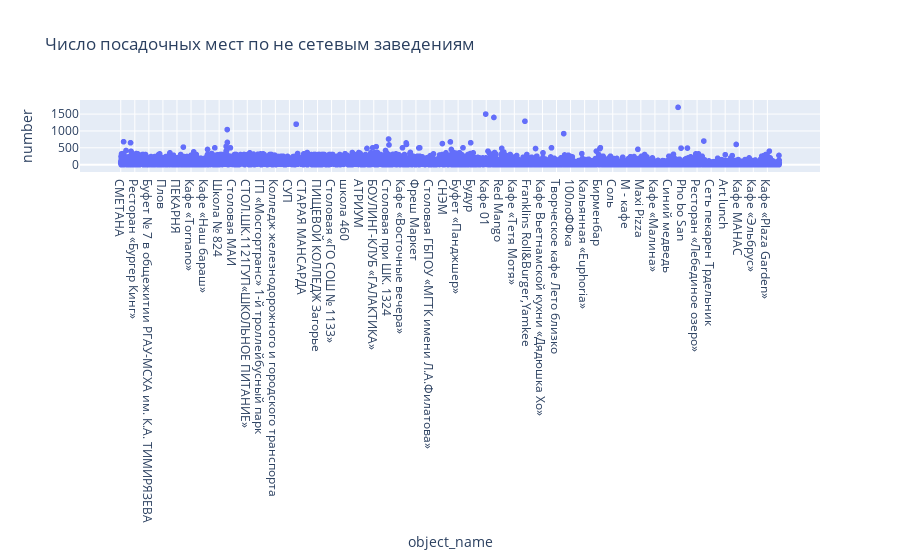

Notebook source saved alongside this figure:
### Code cell
fig = px.scatter(chain_no, x='object_name', y='number', title="Число посадочных мест по не сетевым заведениям")
fig.show()

### Figure 1 — Plotly figure (JSON) as saved in the notebook; plotly's stock layout.template omitted (floating-point values rounded to 4 significant figures; data arrays with more than 128 entries replaced by an {"elided": "..."} marker saying what was removed)
{"data": [{"hovertemplate": "object_name=%{x}<br>number=%{y}<extra></extra>", "legendgroup": "", "marker": {"color": "#636efa", "symbol": "circle"}, "mode": "markers", "name": "", "showlegend": false, "type": "scattergl", "x": {"elided": "12398 str values"}, "xaxis": "x", "y": {"elided": "12398 int values"}, "yaxis": "y"}], "layout": {"legend": {"tracegroupgap": 0}, "title": {"text": "Число посадочных мест по не сетевым заведениям"}, "xaxis": {"anchor": "y", "domain": [0, 1], "title": {"text": "object_name"}}, "yaxis": {"anchor": "x", "domain": [0, 1], "title": {"text": "number"}}}}
